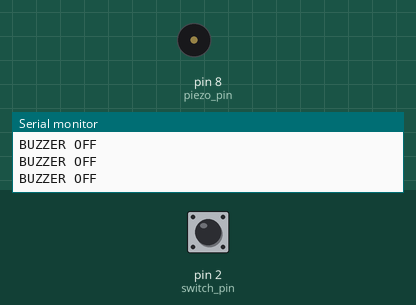
Simulated run of this sketch. Board: Arduino Uno, built with avr-gcc and run on an emulated ATmega328P. Shown: buzzer (waves = sounding, pin HIGH), the last lines printed to the serial monitor. Inputs (shaded band) come from the test bench; at power-on: pin 2 (switch_pin) HIGH.

Above: at 1.2 s.
1.3 s: pin 2 (switch_pin) pulled LOW for 0.15 s
At 1.4 s:
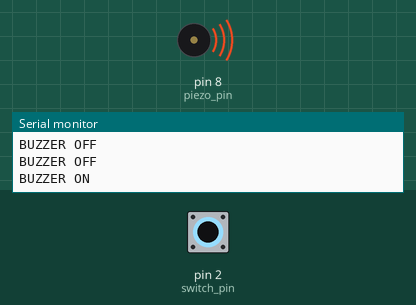
3.0 s: pin 2 (switch_pin) pulled LOW for 3.2 s
At 6.8 s:
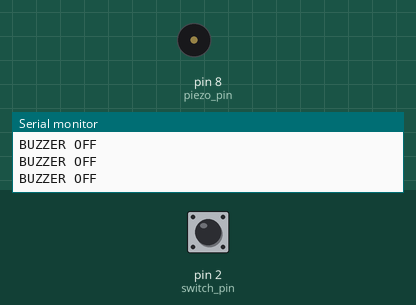
Timing chart, 0 to 8.3 s (numbered marks = the images above; inputs shaded):
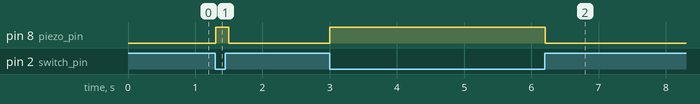

Measured:
- after the input at 1.3 s, pin 8 (piezo_pin): LOW → HIGH at once, → LOW 0.20 s later
- after the input at 3.0 s, pin 8 (piezo_pin): LOW → HIGH at once, → LOW 3.2 s later

The sketch:

04_piezo_04.ino
```cpp
const int piezo_pin = 8;
const int switch_pin = 2;

void setup() {
  Serial.begin(9600);
  pinMode(piezo_pin, OUTPUT);
  pinMode(switch_pin, INPUT_PULLUP);
}

void loop() {
  int ButtonState = digitalRead(switch_pin);
  digitalWrite(piezo_pin, LOW);

  if(ButtonState==LOW){
    Serial.println("BUZZER ON");
    digitalWrite(piezo_pin, HIGH);
  } else {
    Serial.println("BUZZER OFF");
  }
  delay(100);
}
```
